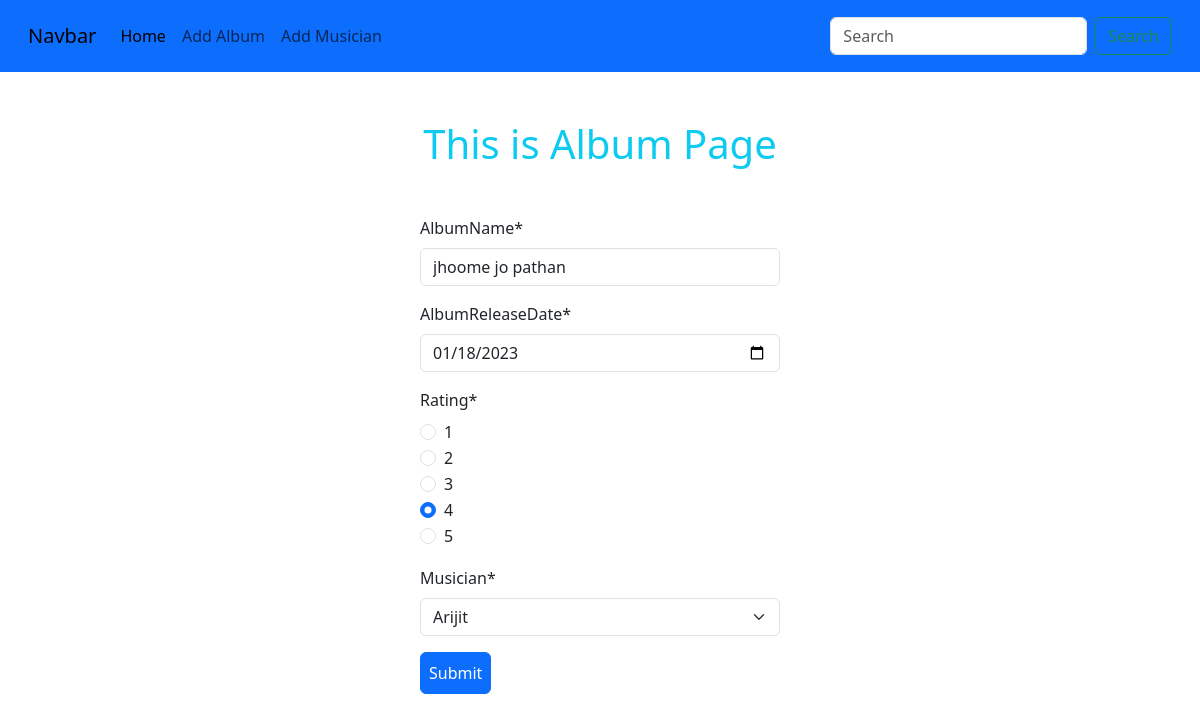
/album/edit_album/13, run on the app's committed database.
### album/models.py (models this page shows, shortened)
class AlbumModel(models.Model):
    albumName = models.CharField(max_length=255)
    albumReleaseDate = models.DateField()
    rating = models.CharField(max_length=255)
    musician = models.ForeignKey(MusicianModel,on_delete=models.CASCADE)

### album/views.py (the view)
# urls.py: path('edit_album/<int:id>',views.edit_album,name = 'edit_album'),
def edit_album(request,id):
    album = AlbumModel.objects.get(pk = id)
    album_form = AlbumForm(instance=album)
    if request.method == 'POST':
        album_form = AlbumForm(request.POST,instance=album)
        if album_form.is_valid():
            album_form.save()
            return redirect('homepage')
    else:
        return render(request,'album.html',{'form' : album_form})

### album/forms.py
class AlbumForm(forms.ModelForm):
    RATING_CHOICES = [(i, str(i)) for i in range(1, 6)]
    rating = forms.ChoiceField(
        choices=RATING_CHOICES,
        widget=forms.RadioSelect
    )
    class Meta:
        model = AlbumModel
        fields = '__all__'
        widgets = {
            'albumReleaseDate' : (forms.DateInput(attrs={'type' : 'date'})),
        }

### musician/models.py (called while the page is built)
    def __str__(self) -> str:
        return self.firstName

### album/templates/album.html (shortened to what this page needs)
{%extends 'base.html'%}
{%block content%}
{%load crispy_forms_tags%}
<h1 class="text-center text-info m-3 mt-5 mb-5">This is Album Page</h1>
<form style = "width: 30%; margin: auto" method="POST" enctype="multipart/form-data">
    {{form | crispy }}
    <button class="btn btn-primary p-2">Submit</button>
</form>
{%endblock%}

### data on the page
AlbumModel: albumName "jhoome jo pathan", albumReleaseDate "01/18/2023", rating "☐ 1 ☐ 2 ☐ 3 ☑ 4 ☐ 5", musician "Arijit"
